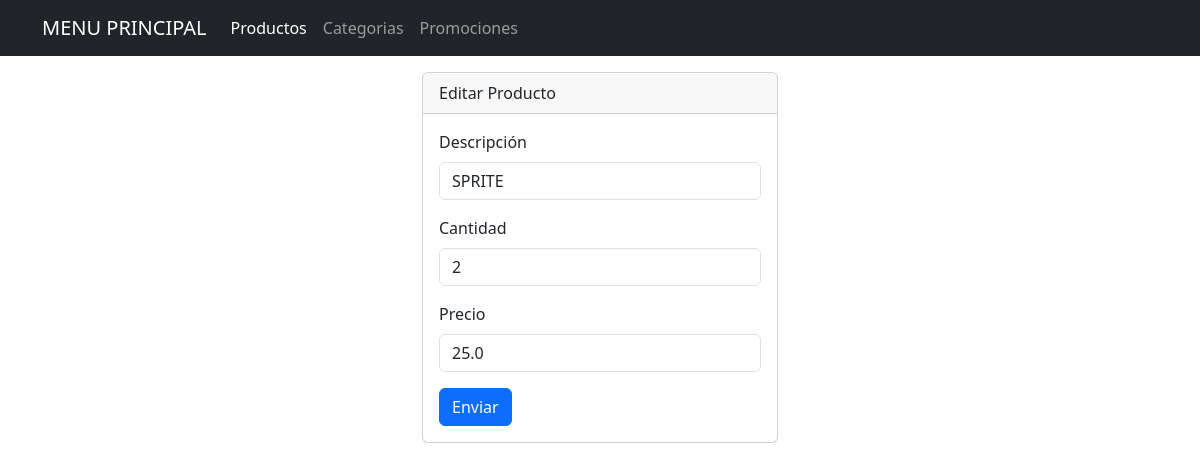
/productos/edit/4, run on the app's committed database.
### tables this page shows
CREATE TABLE productos(
            id INTEGER PRIMARY KEY AUTOINCREMENT,
            descripcion TEXT NOT NULL,
            cantidad INTEGER NOT NULL,
            precio FLOAT NOT NULL
        );

### app.py (the view)
@app.route("/productos/edit/<int:id>")
def producto_edit(id):
    conn = sqlite3.connect("almacen.db")
    conn.row_factory = sqlite3.Row
    cursor = conn.cursor()
    cursor.execute("SELECT * FROM productos WHERE id = ?", (id,))
    producto = cursor.fetchone()
    conn.close()
    return render_template("productos/edit.html", producto=producto)

### templates/productos/edit.html (shortened to what this page needs)
{% include 'header.html' %}
<div class="row">
    <div class="col-4"></div>
    <div class="col-4">
        <div class="card">
            <div class="card-header">
              Editar Producto
            </div>
            <div class="card-body">
                <form action="{{ url_for('productos_update') }}" method="POST">
                    <div class="mb-3">
                        <label for="descripcion" class="form-label">Descripción</label>
                        <input type="text" class="form-control" name="descripcion" value="{{ producto['descripcion'] }}">
                    </div>
                    <div class="mb-3">
                        <label for="cantidad" class="form-label">Cantidad</label>
                        <input type="number" class="form-control" name="cantidad" value="{{ producto['cantidad'] }}">
                    </div>
                    <div class="mb-3">
                        <label for="precio" class="form-label">Precio</label>
                        <input type="text" class="form-control" name="precio" value="{{ producto['precio'] }}">
                    </div>
                    <button type="submit" class="btn btn-primary">Enviar</button>
                </form>
            </div>
          </div>
    </div>
    <div class="col-4"></div>
</div>
{% include 'footer.html' %}

### data on the page
productos: descripcion "SPRITE", cantidad "2", precio "25.0"
